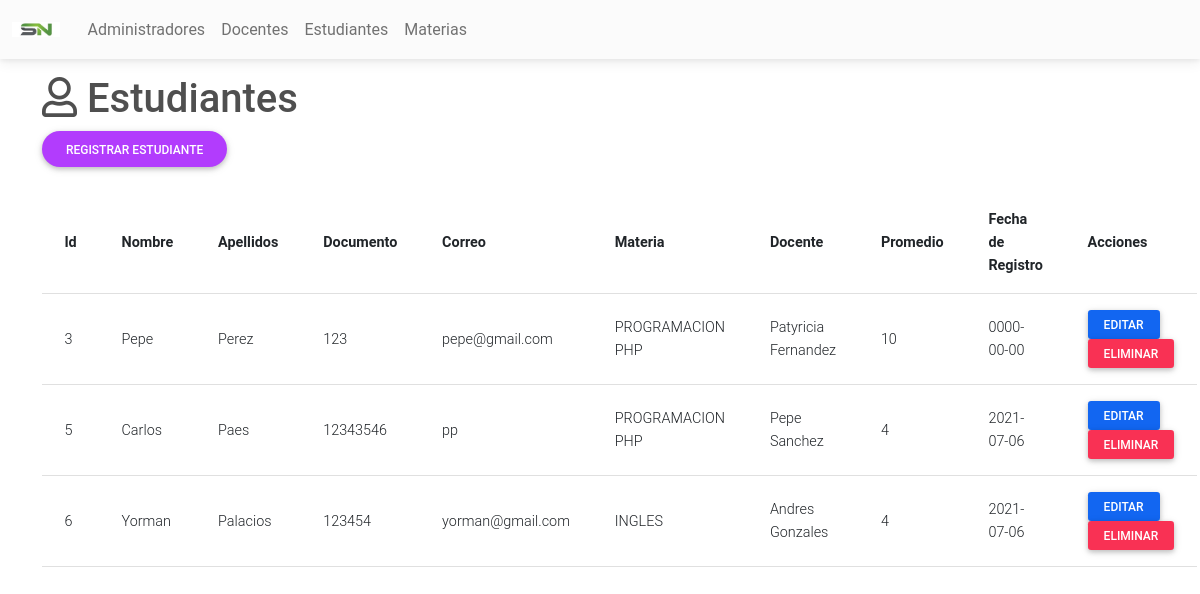
Page /Estudiantes/Pages/index.php (signed in) on the committed database.
### tables this page shows
CREATE TABLE `estudiantes` (
  `ID_ESTUDIANTE` int(15) NOT NULL,
  `NOMBRE` varchar(60) NOT NULL,
  `APELLIDO` varchar(60) NOT NULL,
  `DOCUMENTO` varchar(12) NOT NULL,
  `CORREO` varchar(60) NOT NULL,
  `MATERIA` int(15) NOT NULL,
  `DOCENTE` int(15) NOT NULL,
  `PROMEDIO` int(3) NOT NULL,
  `FECHA_REGISTRO` date NOT NULL
);

CREATE TABLE `materias` (
  `ID_MATERIA` int(15) NOT NULL,
  `MATERIA` varchar(30) NOT NULL
);

CREATE TABLE `usuarios` (
  `ID_USUARIO` int(15) NOT NULL,
  `NOMBRE` varchar(60) NOT NULL,
  `APELLIDO` varchar(60) NOT NULL,
  `USUARIO` varchar(40) NOT NULL,
  `PASS` varchar(80) NOT NULL,
  `PERFIL` varchar(30) NOT NULL,
  `ESTADO` varchar(20) NOT NULL
);

### Conexion.php (called while the page is built, shortened)
<?php
class Conexion{
    private $drive = "mysql";
    private $host = "localhost";
    private $dbname = "notas";
    private $usuario = "root";
    private $contrasena = "";
    public function __construct()
    {
        try {
            $db = new PDO("{$this->drive}:host={$this->host};dbname={$this->dbname}", $this->usuario, $this->contrasena);
            $db->setAttribute(PDO::ATTR_ERRMODE, PDO::ERRMODE_EXCEPTION);
            return $db;
        } catch (PDOException $e) {
            echo "Ha surgido un error: Detalle: " . $e->getMessage();
        }
    }
}
?>

### Estudiantes/Modelo/Estudiantes.php (called while the page is built, shortened)
<?php
require_once("../../Conexion.php");
class Estudiantes extends Conexion {
    public function __construct(){
        $this->db = parent::__construct();
    }
    public function get(){
        $rows = null;
        $statement = $this->db->prepare("SELECT E.ID_ESTUDIANTE, E.NOMBRE,E.APELLIDO, E.DOCUMENTO, E.CORREO, M.MATERIA, D.NOMBRE AS DOCENTE, D.APELLIDO AS APELLIDO_DOCENTE, E.PROMEDIO, E.FECHA_REGISTRO
         FROM estudiantes E JOIN usuarios D ON E.DOCENTE = D.ID_USUARIO JOIN materias M ON E.MATERIA = M.ID_MATERIA");
        $statement->execute();
        while($result = $statement->fetch()){
            $rows[] = $result;
        }
        return $rows;
    }
}
?>

### Estudiantes/Pages/index.php (the view, shortened to what this page needs)
<?php
require_once("../Modelo/Estudiantes.php");
$Modelo = new Estudiantes();
?>
<!DOCTYPE html>
<html lang="en">
<head>
</head>
<body>
<?php include("../../cabecera.php"); ?>
<div class="container mt-3">
    <h1><i class="far fa-user"></i> Estudiantes</h1>
    <a href="add.php" class="btn btn-secondary btn-rounded">Registrar Estudiante</a><br><br>
    <table class="table align-middle">
        <tr>
            <th class="fw-bold">Id</th>
            <th class="fw-bold">Nombre</th>
            <th class="fw-bold">Apellidos</th>
            <th class="fw-bold">Documento</th>
            <th class="fw-bold">Correo</th>
            <th class="fw-bold">Materia</th>
            <th class="fw-bold">Docente</th>
            <th class="fw-bold">Promedio</th>
            <th class="fw-bold">Fecha de Registro</th>
            <th class="fw-bold">Acciones</th>
        </tr>
        <?php
        $Estudiantes = $Modelo->get();
        if ($Estudiantes != null) {
            foreach ($Estudiantes as $Estudiante) {
        ?>
                <tr>
                    <td><?php echo $Estudiante['ID_ESTUDIANTE'] ?></td>
                    <td><?php echo $Estudiante['NOMBRE'] ?></td>
                    <td><?php echo $Estudiante['APELLIDO'] ?></td>
                    <td><?php echo $Estudiante['DOCUMENTO'] ?></td>
                    <td><?php echo $Estudiante['CORREO'] ?></td>
                    <td><?php echo $Estudiante['MATERIA'] ?></td>
                    <td><?php echo $Estudiante['DOCENTE']. ' '.$Estudiante['APELLIDO_DOCENTE'] ?></td>
                    <td><?php echo $Estudiante['PROMEDIO'] ?></td>
                    <td><?php echo $Estudiante['FECHA_REGISTRO'] ?></td>
                    <td>
                        <a href="edit.php?Id=<?php echo $Estudiante['ID_ESTUDIANTE'] ?>" class="btn btn-primary btn-sm px-3">Editar</a>
                        <a href="delete.php?Id=<?php echo $Estudiante['ID_ESTUDIANTE'] ?>" class="btn btn-danger btn-sm px-3">Eliminar</a>
                    </td>
                </tr>
        <?php
            }
        }
        ?>
    </table>
</body>
</html>

### cabecera.php (shortened to what this page needs)
<!DOCTYPE html>
<html lang="en">
<head>
    <link rel="stylesheet" href="https://use.fontawesome.com/releases/v5.15.2/css/all.css" />
    <link rel="stylesheet" href="../../assets/css/mdb.min.css" />
</head>
<body>
<nav class="navbar navbar-expand-lg navbar-light bg-light">
  <div class="container-fluid">
    <div class="collapse navbar-collapse" id="navbarSupportedContent">
      <a class="navbar-brand mt-2 mt-lg-0" href="../../PanelInicial/Pages/index.php">
        <img
          src="../../assets/img/logo.jpg"
          height="15"
          alt=""
          loading="lazy"
        />
      </a>
      <ul class="navbar-nav me-auto mb-2 mb-lg-0">
        <li class="nav-item">
          <a class="nav-link" href="../../Administradores/Pages/">Administradores</a>
        </li>
        <li class="nav-item">
          <a class="nav-link" href="../../Docentes/Pages/">Docentes</a>
        </li>
        <li class="nav-item">
          <a class="nav-link" href="../../Estudiantes/Pages/">Estudiantes</a>
        </li>
        <li class="nav-item">
          <a class="nav-link" href="../../Materias/Pages/">Materias</a>
        </li>
      </ul>
    </div>
  </div>
</nav>
</body>
</html>

### rows in the picture
estudiantes: ID_ESTUDIANTE "3", NOMBRE "Pepe", APELLIDO "Perez", DOCUMENTO "123", CORREO "pepe@gmail.com", MATERIA.MATERIA "PROGRAMACION PHP", DOCENTE.NOMBRE "Patyricia", DOCENTE.APELLIDO "Fernandez", PROMEDIO "10", FECHA_REGISTRO "0000-00-00"
estudiantes: ID_ESTUDIANTE "5", NOMBRE "Carlos", APELLIDO "Paes", DOCUMENTO "12343546", CORREO "pp", MATERIA.MATERIA "PROGRAMACION PHP", DOCENTE.NOMBRE "Pepe", DOCENTE.APELLIDO "Sanchez", PROMEDIO "4", FECHA_REGISTRO "2021-07-06"
estudiantes: ID_ESTUDIANTE "6", NOMBRE "Yorman", APELLIDO "Palacios", DOCUMENTO "123454", CORREO "yorman@gmail.com", MATERIA.MATERIA "INGLES", DOCENTE.NOMBRE "Andres", DOCENTE.APELLIDO "Gonzales", PROMEDIO "4", FECHA_REGISTRO "2021-07-06"
